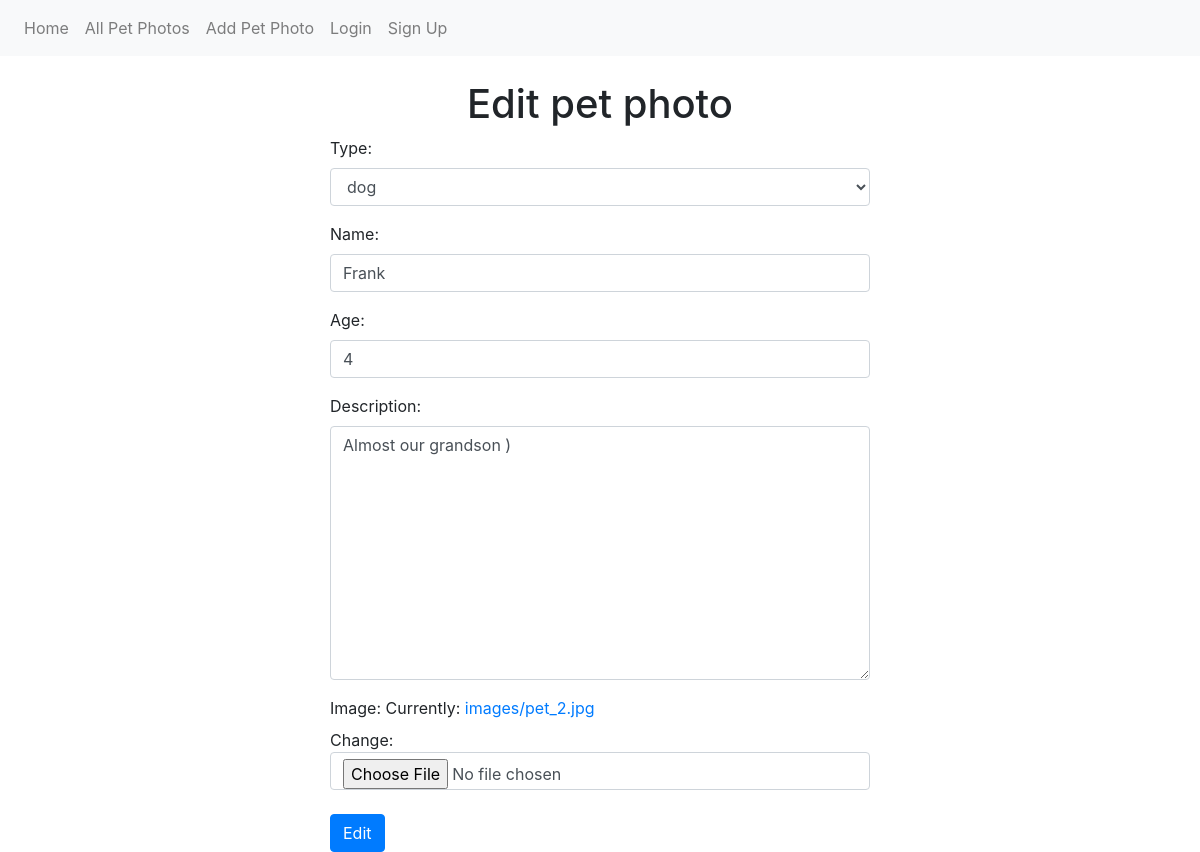
Before: /pets/edit/2/ with the older database file.
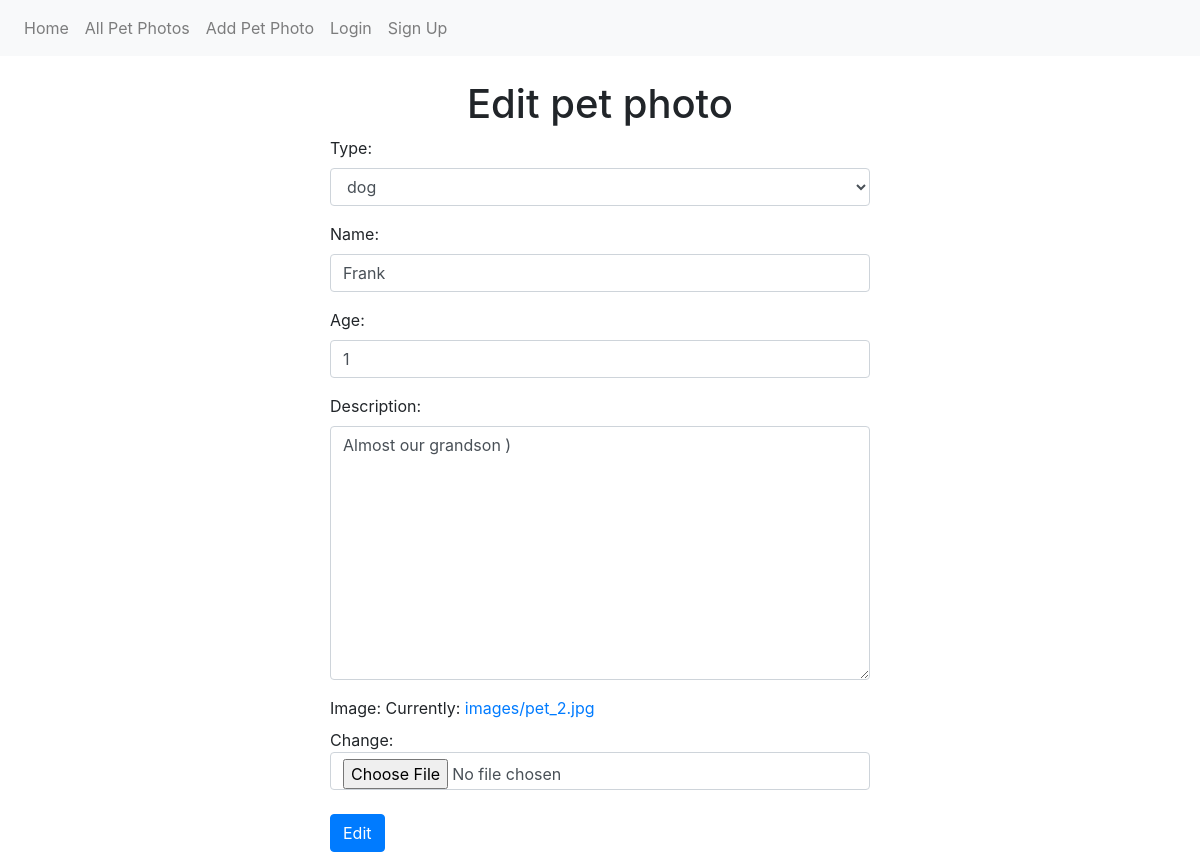
After: the same page with the newer database file.
### pets/models.py (models this page shows, shortened)
class Pet(models.Model):
    PET_TYPES = (
        ('Dog', 'dog'),
        ('Cat', 'cat'),
        ('Parrot', 'parrot'),
        ('UNKNOWN', 'unknown'),
    )
    type = models.CharField(max_length=7, choices=PET_TYPES, default='UNKNOWN')
    name = models.CharField(max_length=6, blank=False)
    age = models.IntegerField(blank=False)
    description = models.TextField(blank=False)
    image = models.ImageField(upload_to='images')
    class Meta:
        ordering = ['id']

### pets/views.py (the view)
def pets_edit(request, pk):
    pet = Pet.objects.get(pk=pk)
    if request.method == 'POST':
        old_image = pet.image
        pet = PetForm(request.POST, request.FILES, instance=pet)
        if pet.is_valid():
            os.remove(old_image.path)  # !!! delete old image before saving the new one
            pet.save()
        return redirect('pet details', pk)
    else:
        context = {"pet": pet, 'form': PetForm(instance=pet)}
        return render(request, 'pets/pet_edit.html', context)

### pets/forms.py
class PetForm(forms.ModelForm):
    def __init__(self, *args, **kwargs):
        super().__init__(*args, **kwargs)
        for (_, field) in self.fields.items():
            field.widget.attrs['class'] = 'form-control'
    class Meta:
        model = Pet
        fields = "__all__"

### templates/pets/pet_edit.html (shortened to what this page needs)
{% extends 'landing_page.html' %}
{% load static %}
{% block container %}
    <div class="container">
        <h1 class="text-center">Edit pet photo</h1>
        <div class="row">
            <div class="col-lg-3"></div>
            <div class="col-lg-6">
                <form method="post" class="furniture-form"
                      action="{% url 'pets_edit' pet.pk %}" enctype="multipart/form-data">
                    {{ form.as_p }}
                    <button class="btn btn-primary mt-2" type="submit">Edit</button>
                </form>
            </div>
            <div class="col-lg-3"></div>
        </div>
    </div>
{% endblock container %}

Changed rows visible on the page:
changed Pet "dog": age "4" → "1"
